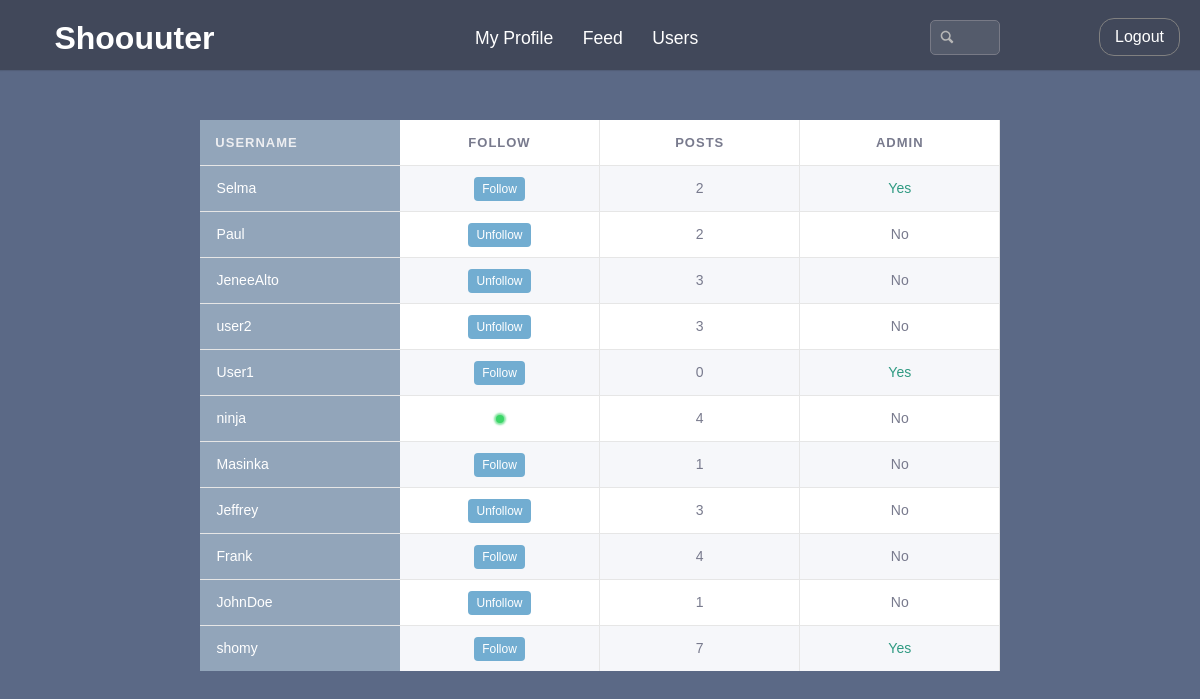
/users-copy.php (signed in), run on the app's committed database.
### tables this page shows
CREATE TABLE `users` (
  `id` int(11) NOT NULL AUTO_INCREMENT,
  `username` varchar(30) NOT NULL,
  `email` varchar(50) NOT NULL,
  `password` char(128) NOT NULL,
  `admin` int(11) DEFAULT NULL,
  `posts_count` int(11) NOT NULL,
  PRIMARY KEY (`id`)
);

### functions.php (called while the page is built, shortened)
<?php
function view($path, $data = null) {
	include 'views/layout.php';
}
?>

### users-copy.php (called while the page is built, shortened)
<?php
require 'shouter.php';
$users = DB\get('users', $conn, 40);
$temp = "";
$status = "Follow";
$following = DB\query("SELECT * FROM users inner join following where  users.id = following_id and user_id= :user_id",
	['user_id' => $_SESSION['user_id']],
	$conn);
view('users-copy', [
	'users' => $users,
	'following' => $following,
	'temp' => $temp,
	'status' =>$status
]);
?>

### db.php (called while the page is built, shortened)
<?php
function query($query, $bindings, $conn)
{
	$stmt = $conn->prepare($query);
	$stmt->execute($bindings);
	return ($stmt->rowCount() > 0)  ? $stmt : false;
}
function get($tableName, $conn, $limit = 10)
{
	try {
		$result = $conn->query("SELECT * FROM $tableName ORDER BY id DESC LIMIT $limit");
		return( $result->rowCount() > 0)
			? $result
			: false;
	} catch (Exception $e) {
		return false;
	}
}

### views/users-copy.view.php (the view, shortened to what this page needs)
<div id="users">
<?php if ($following): ?>
	<?php foreach ($following as $follower) {
	$followers[] = $follower['id'];
}?>
<?php else: $followers = [];?>
<?php endif ?>
<?php $length = count($followers);?>
<table>
	<tr>
	  <th id="left">Username</th>
	  <th>Follow</th>
	  <th>Posts</th>
	  <th>Admin</th>
	</tr>
	<?php foreach ($users as $user): ?>
		<tr>
			<td id="left"><a href="profile.php?id=<?=$user['id']; ?>"><?=$user['username']; ?></a>
			<?php if ($_SESSION['admin'] === 1 && $user['id'] != $_SESSION['user_id']): ?>
				<form id="remove-container" action="" method="POST">
					<input type="hidden" name="id" value="<?= $user['id']?>">
					<button id="remove" name="remove"><img src="cross.svg" alt="remove"></button>
				</form>
			<?php endif ?></td>
				<?php if ($user['id'] != $_SESSION['user_id']): ?>
					<td><form action="" method="POST">
					<?php
					$counter=0;
					$status ="Follow";
					while ($counter < $length) {
						if ($user['id'] === $followers[$counter] ) {
							$status="Unfollow"; break;
						}
						$counter++;
					}
					?>
					<button id="follow" class="follow-table" name="follow"><?= $status; ?></button>
				</form>
				<?php else: echo "<td><div id='circle' class='circle-table'></div></td>";?>
				<?php endif ?></td>
				<td>
				<?php
					echo $user['posts_count'];
				?>
				</td>
				<td id="wide">
						<?php if ($user['admin'] != 0): ?>
							<?= "<span class='green'>Yes</span>" ?>
						<?php else: echo "<span>No</span>";?>
						<?php endif ?>
				</td>
			</tr>
		<?php endforeach ?>
</table>
</div>

### css/style.css (style rules this page uses)
html, body, div, span, applet, object, iframe, h1, h2, h3, h4, h5, h6, p, blockquote, pre, a, abbr, acronym, address, big, cite, code, del, dfn, em, img, ins, kbd, q, s, samp, small, strike, strong, sub, sup, tt, var, b, u, i, center, dl, dt, dd, ol, ul, li, fieldset, form, label, legend, table, caption, tbody, tfoot, thead, tr, th, td, article, aside, canvas, details, embed, figure, figcaption, footer, header, hgroup, menu, nav, output, ruby, section, summary, time, mark, audio, video { margin: 0; padding: 0; border: 0; font-size: 100%; font: inherit; vertical-align: baseline; }
body { line-height: 1; }
table { border-collapse: collapse; border-spacing: 0; }
html * { -webkit-font-smoothing: antialiased; -moz-osx-font-smoothing: grayscale; }
*, *:after, *:before { -webkit-box-sizing: border-box; -moz-box-sizing: border-box; box-sizing: border-box; }
body { font-size: 100%; font-family: "Ubuntu", sans-serif; color: #505260; background-color: #5B6986; }
a { color: #fff; }
form input, form button, form textarea { margin-top: 12px; }
#users { width: 960px; margin: 50px auto; border-radius: 5px; }
#users a { text-decoration: none; }
#users table { color: #787a8d; margin: 0 auto; font-family: Ubuntu, sans-serif; font-size: 14px; background: #fff; }
#users td,th { width: 200px; text-align: center; position: relative; }
#users td, th { border-right: 1px solid #E6E6E6; }
#users table tr, td, th { line-height: 45px; }
#users table tr { border-bottom: 1px solid #E6E6E6; height: 45px; }
#users table tr:last-child { border-bottom: none; }
#users table th { font-weight: bold; text-transform: uppercase; font-size: 13px; letter-spacing: 1px; }
#users table tr:nth-child(even) { background: #f6f7fa; }
#users td#left, th#left { border: none; background: rgb(146, 165, 186); text-align: left; padding-left: 1.2em; color: #edeef1; }
.follow-table { margin: 5px auto !important; background: #72ADD1; border-style: none; color: #fff; padding: 5px 8px; font-size: 12px; border-radius: 4px; }
div.circle-table { display: block; margin: 0 auto; width: 8px; height: 8px; border-radius: 50%; background: #3CD668; -moz-box-shadow: 0 0 2px 2px #84E4A0; -webkit-box-shadow: 0 0 2px 2px #84E4A0; box-shadow: 0 0 2px 2px #84E4A0; }
.green { color: #36AF58; }
span.green { color: #2F9A82; }

### data on the page
users: username "Selma", id "Follow", posts_count "2", admin "Yes"
users: username "Paul", id "Unfollow", posts_count "2", admin "No"
users: username "JeneeAlto", id "Unfollow", posts_count "3", admin "No"
users: username "user2", id "Unfollow", posts_count "3", shows "No"
users: username "User1", id "Follow", posts_count "0", admin "Yes"
users: username "ninja", posts_count "4", admin "No"
users: username "Masinka", id "Follow", posts_count "1", admin "No"
users: username "Jeffrey", id "Unfollow", posts_count "3", admin "No"
users: username "Frank", id "Follow", posts_count "4", admin "No"
users: username "JohnDoe", id "Unfollow", posts_count "1", admin "No"
users: username "shomy", id "Follow", posts_count "7", admin "Yes"
